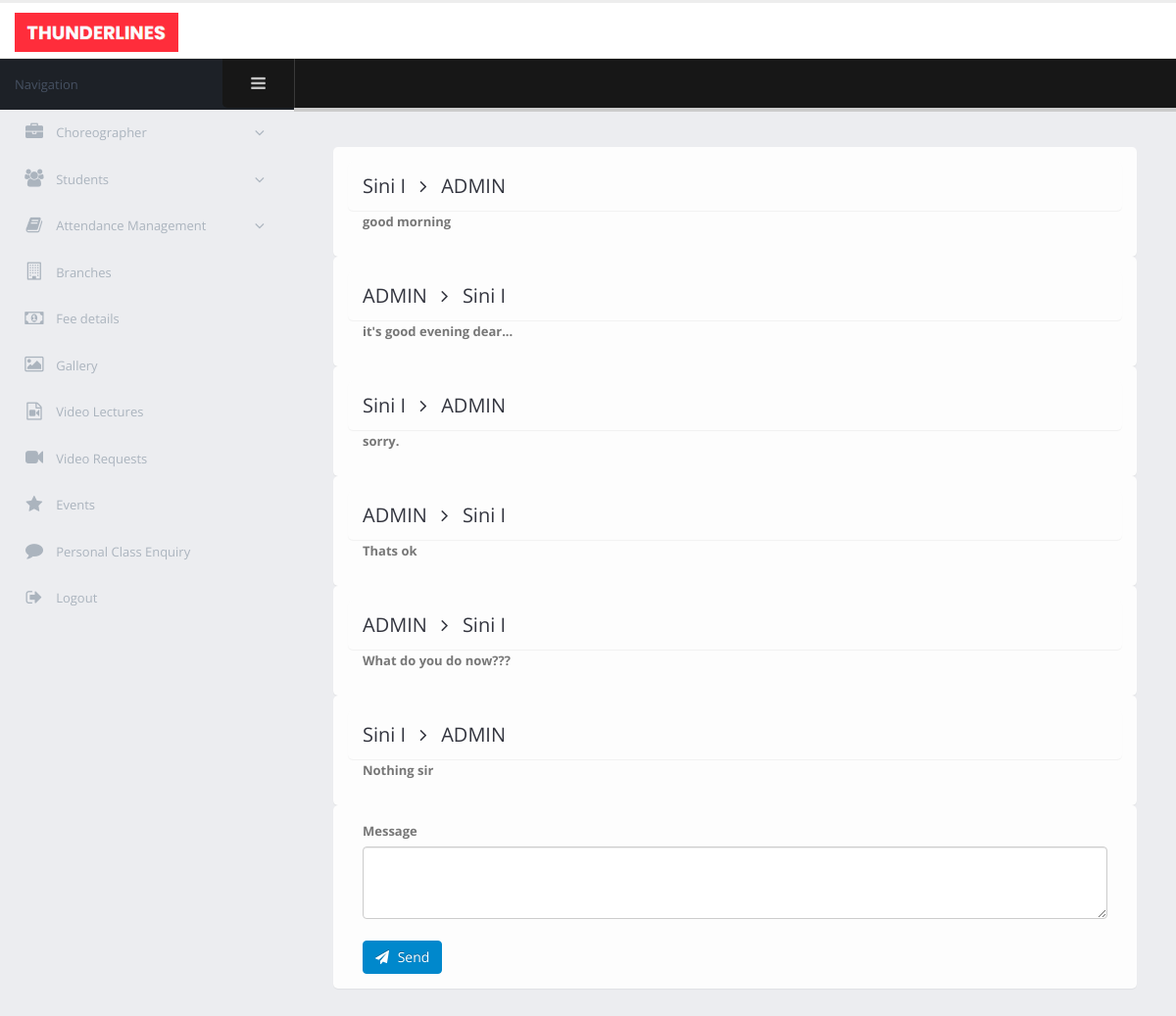
Page /admin/message_details.php?stId=48 on the committed database.
### tables this page shows
CREATE TABLE `messages` (
  `msg_id` int(11) NOT NULL,
  `from_id` int(11) NOT NULL,
  `to_id` int(11) NOT NULL,
  `message_title` varchar(40) NOT NULL,
  `message` text NOT NULL,
  `message_status` int(11) NOT NULL DEFAULT 1
);

CREATE TABLE `student` (
  `student_id` int(11) NOT NULL,
  `student_name` varchar(40) NOT NULL,
  `student_dob` varchar(30) NOT NULL,
  `student_gender` varchar(12) NOT NULL,
  `address` varchar(25) NOT NULL,
  `place` varchar(25) NOT NULL,
  `pincode` int(11) NOT NULL,
  `district` varchar(30) NOT NULL,
  `nearest_branch` int(11) NOT NULL,
  `email_address` varchar(40) NOT NULL,
  `mobile_number` bigint(12) NOT NULL,
  `profile_photo` text DEFAULT NULL,
  `batch_id` int(11) DEFAULT 0,
  `fee_status` int(11) NOT NULL DEFAULT 0,
  `student_status` int(11) NOT NULL DEFAULT 1
);

### admin/message_details.php (the view, shortened to what this page needs)
<!doctype html>
<html class="fixed">
<head>
    <link rel="stylesheet" href="assets/vendor/bootstrap/css/bootstrap.css" />
    <link rel="stylesheet" href="assets/vendor/font-awesome/css/font-awesome.css" />
    <link rel="stylesheet" href="assets/vendor/magnific-popup/magnific-popup.css" />
    <link rel="stylesheet" href="assets/vendor/bootstrap-datepicker/css/bootstrap-datepicker3.css" />
    <link rel="stylesheet" href="assets/vendor/jquery-ui/jquery-ui.css" />
    <link rel="stylesheet" href="assets/vendor/jquery-ui/jquery-ui.theme.css" />
    <link rel="stylesheet" href="assets/vendor/bootstrap-multiselect/bootstrap-multiselect.css" />
    <link rel="stylesheet" href="assets/vendor/morris.js/morris.css" />
    <link rel="stylesheet" href="assets/stylesheets/theme.css" />
    <link rel="stylesheet" href="assets/stylesheets/skins/default.css" />
    <link rel="stylesheet" href="assets/stylesheets/theme-custom.css">
</head>
<body>
<section class="body">
    <header class="header">
        <div class="logo-container">
            <a href="homepage.php" class="logo">
                <img src="assets/images/new_logo.png" alt="Porto Admin" height="40"/>
            </a>
        </div>
    </header>
    <div class="inner-wrapper">
        <aside id="sidebar-left" class="sidebar-left">
            <div class="sidebar-header">
                <div class="sidebar-title">
                    Navigation
                </div>
                <div class="sidebar-toggle hidden-xs" data-toggle-class="sidebar-left-collapsed" data-target="html" data-fire-event="sidebar-left-toggle">
                    <i class="fa fa-bars" aria-label="Toggle sidebar"></i>
                </div>
            </div>
            <div class="nano">
                <div class="nano-content">
                    <nav id="menu" class="nav-main" role="navigation">
                        <ul class="nav nav-main ">
                            <li class="nav-parent ">
                                <a href="#">
                                    <i class="fa fa-briefcase" aria-hidden="true"></i>
                                    <span>Choreographer</span>
                                </a>
                            </li>
                            <li class="nav-parent">
                                <a href="#">
                                    <i class="fa fa-users" aria-hidden="true"></i>
                                    <span>Students</span>
                                </a>
                            </li>
                            <li class="nav-parent">
                                <a href="#">
                                    <i class="fa fa-book" aria-hidden="true"></i>
                                    <span>Attendance Management</span>
                                </a>
                            </li>
                            <li>
                                <a href="branches.php">
                                    <i class="fa fa-building-o" aria-hidden="true"></i>
                                    <span>Branches</span>
                                </a>
                            </li>
                            <li>
                                <a href="fees_details.php">
                                    <i class="fa fa-money" aria-hidden="true"></i>
                                    <span>Fee details</span>
                                </a>
                            </li>
                            <li>
                                <a href="gallery.php">
                                    <i class="fa fa-image" aria-hidden="true"></i>
                                    <span>Gallery</span>
                                </a>
                            </li>
                            <li>
                                <a href="video_lectures.php">
                                    <i class="fa fa-file-video-o" aria-hidden="true"></i>
                                    <span>Video Lectures</span>
                                </a>
                            </li>
                            <li>
                                <a href="video_requests.php">
                                    <i class="fa fa-video-camera" aria-hidden="true"></i>
                                    <span>Video Requests</span>
                                </a>
                            </li>
                            <li>
                                <a href="event_details.php">
                                    <i class="fa fa-star" aria-hidden="true"></i>
                                    <span>Events</span>
                                </a>
                            </li>
                            <li>
                                <a href="personal_class_requests.php">
                                    <i class="fa fa-comment" aria-hidden="true"></i>
                                    <span>Personal Class Enquiry</span>
                                </a>
                            </li>
                            <li>
                                <a href="../login.html">
                                    <i class="fa fa-sign-out" aria-hidden="true"></i>
                                    <span>Logout</span>
                                </a>
                            </li>
                        </ul>
                    </nav>
                </div>
            </div>
        </aside>
        <section role="main" class="content-body">
            <header class="page-header">
            </header>
            <div class="row">
                <div class="col-lg-12">
                    <?php
                        include_once '../Database_Connect.php';
                        $student = $_GET['stId'];
                        $stmt8 = "select * from messages where message_title='user_admin' and msg_id in (select msg_id from messages where from_id='$student' or to_id='$student')";
                        $res_stmt8 = $conn->query($stmt8);
                        while ($row_stmt8 = $res_stmt8->fetch_array())
                        {
                            if ($row_stmt8[1]==111)
                            {
                                $sender = 'ADMIN';
                            }
                            else
                            {
                                $row_stud = mysqli_fetch_array($conn->query("select student_name from student where student_id='$row_stmt8[1]'"));
                                $sender = $row_stud[0];
                            }
                            if ($row_stmt8[2]==111)
                            {
                                $receiver = 'ADMIN';
                            }
                            else
                            {
                                $row_stud = mysqli_fetch_array($conn->query("select student_name from student where student_id='$row_stmt8[2]'"));
                                $receiver = $row_stud[0];
                            }
                            $message = $row_stmt8[4];
                            echo "<div class='panel-body'>";
                            echo "<div class='panel-body'>";
                            echo "<p class='panel-title'>$sender <i class='fa fa-angle-right fa-fw'></i> $receiver</p>";
                            echo "</div>";
                            echo "<div class='col-md-6'>";
                            echo "<p><strong>$message</strong></p>";
                            echo "</div>";
                            echo "</div>";
                        }
                    ?>
                    <div class="row">
                        <div class="col-md-12">
                            <div class="panel-body">
                                <form action="" method="post">
                                    <label class="col-md-3 control-label" for="message_admin"><strong>Message</strong></label>
                                    <div class="col-md-12">
                                        <textarea class="form-control" rows="3" id="message_admin" name="message_admin" data-plugin-textarea-autosize required></textarea><br>
                                    </div>
                                    <div class="col-md-6">
                                        <button class="btn btn-primary" type="submit" name="send_message" id="send_message">
                                            <i class="fa fa-send mr-xs"></i>
                                            Send
                                        </button>
                                    </div>
                                </form>
                            </div>
                        </div>
                    </div>
                </div>
            </div>
        </section>
    </div>
</section>
</body>
</html>

### admin/assets/stylesheets/skins/default.css (style rules this page uses)
a, .btn-link { color: #0088cc; }
body .btn-primary { color: #ffffff; text-shadow: 0 -1px 0 rgba(0, 0, 0, 0.25); background-color: #0088cc; border-color: #0088cc; }

### rows in the picture
messages: student.student_name "Sini I", to "ADMIN", message "good morning"
messages: from "ADMIN", student.student_name "Sini I", message "it's good evening dear..."
messages: student.student_name "Sini I", to "ADMIN", message "sorry."
messages: from "ADMIN", student.student_name "Sini I", message "Thats ok"
messages: from "ADMIN", student.student_name "Sini I", message "What do you do now???"
messages: student.student_name "Sini I", to "ADMIN", message "Nothing sir"
